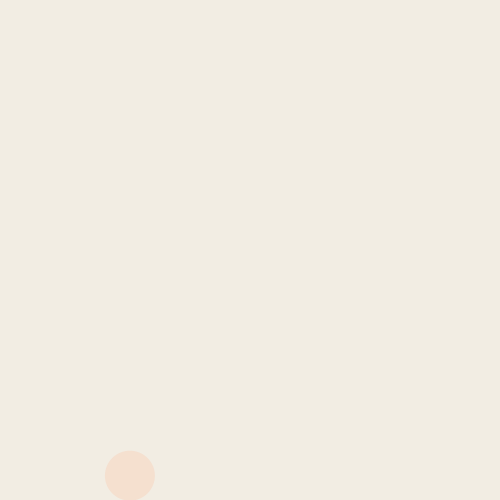
Frame 1 (no input)
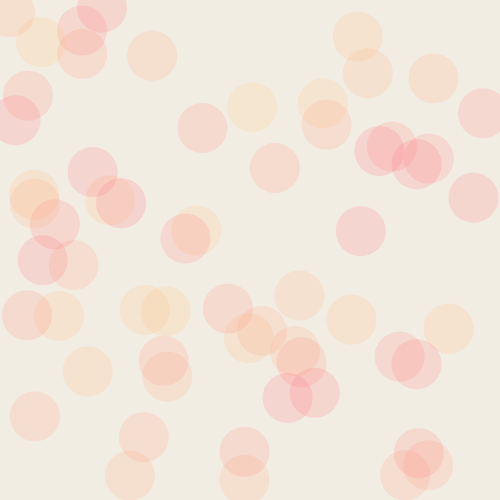
Frame 60 (the mouse pressed at the canvas centre just before this capture)
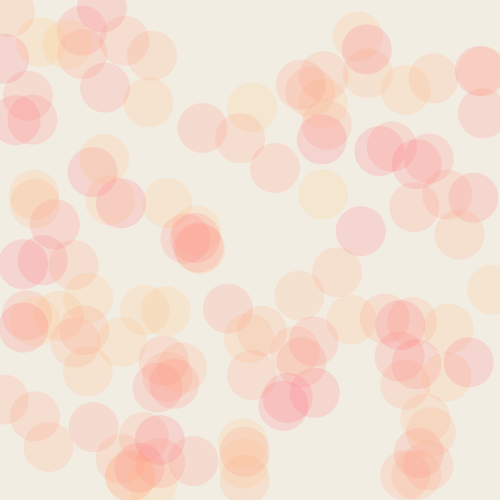
Frame 120 (the mouse held since frame 60 and released just before this capture)

The Processing sketch that drew these frames (run headless with seeded random() and noise(); from frame 60 on, the mouse is pressed at the canvas centre):

// Processing sketch: sketch_01_basic
// ── sketch_01_basic.pde
//Setup wird einmal ausgeführt

void setup() {
  size(500, 500);
  pixelDensity(2);
  noStroke();
  background(#F2EDE3);
}

//loop
void draw() {
  fill(255, random(108,200), 125, 50);
  ellipse(random(0, width), random(0, height), 50, 50);
}
